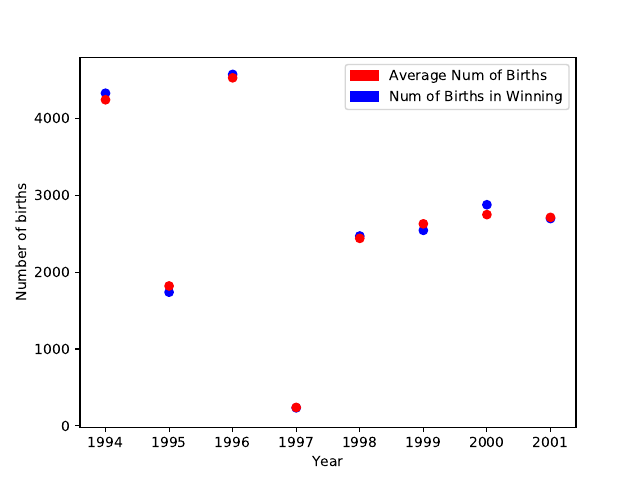

This chart was generated by the following Python code:
import matplotlib.pyplot as plt
import matplotlib.patches as mpatches

# create a figure instance that will later be written to a pdf
fig = plt.figure()

# create a list to insert the appropriate data
x = []
y1 = []
y2 = []
# keep count of line number because I don't want to include the first and last ones
#count = 0
# go through list of winner births and averages
fin = open("winner_averages.txt")
for line in fin:
    fields = line.split("|")
    numBirths = float(fields[2])
    avgBirths = float(fields[3])
    year = int(fields[0])
    team = fields[1]
    if year < 2002 and year > 1993: 
        x.append(year)
        y1.append(numBirths)
        y2.append(avgBirths)
    
# do the scatter plot
plt.scatter(x, y1, c = 'b')
plt.scatter(x, y2, c = 'r')

# specify the x and y axis labels
plt.xlabel("Year")
plt.ylabel("Number of births")

# legend
red_patch = mpatches.Patch(color='red', label='Average Num of Births')
#plt.legend(handles=[red_patch])

blue_patch = mpatches.Patch(color='blue', label='Num of Births in Winning')
plt.legend(handles=[red_patch, blue_patch])

# save the plot into a pdf
fig.savefig("plot.pdf")

